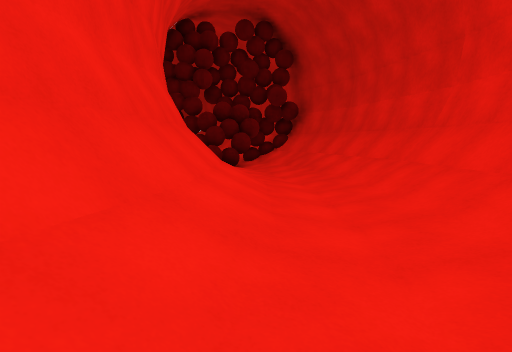
view 1 (above)

12 first-person views from a walk through a scene from a Unity 3-D project. The camera is 1.4 m above the floor, tilts 6° down and sees 75° across. The floor is counted in squares, 2 m on a side. Each view is taken from the middle of a square. On the plan, view 1 faces up. The plan holds only what a view shows up to about 10 squares ahead; the rest is blank. The place goes on beyond the plan. Surface patterns are stand-ins for the level's own textures.

view 2
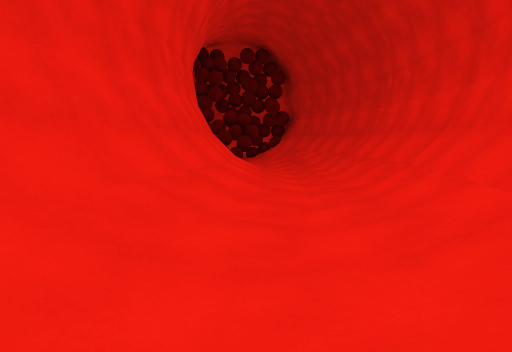

view 3
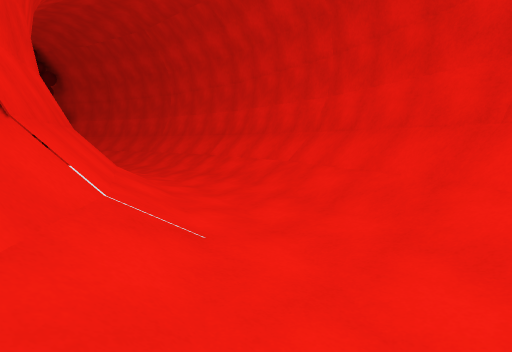

view 4
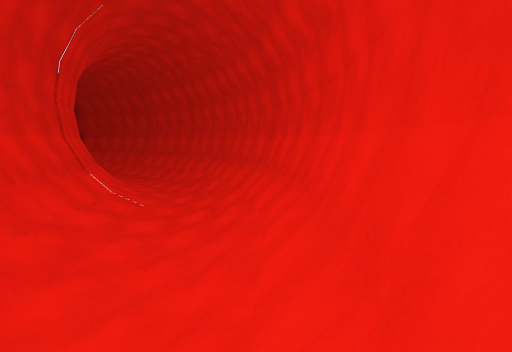

view 5
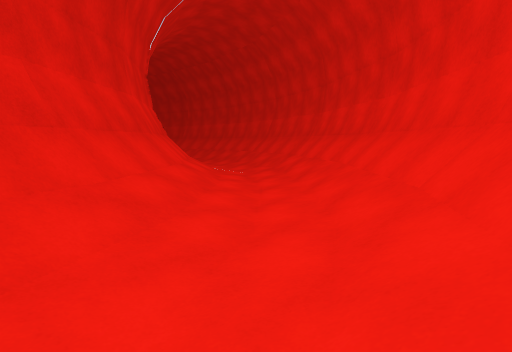

view 6
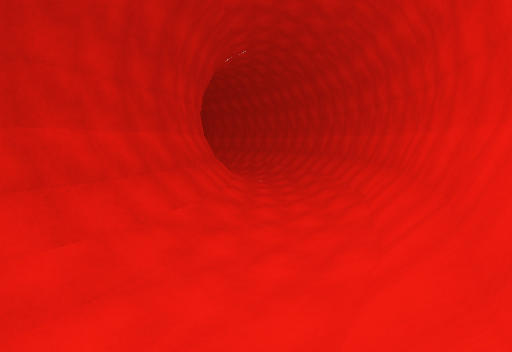

view 7
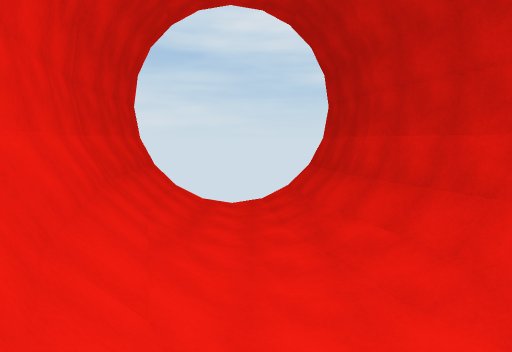

view 8
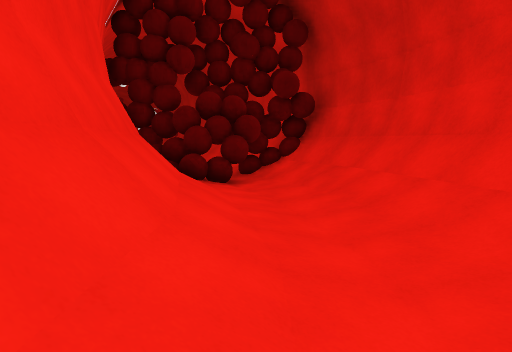

view 9
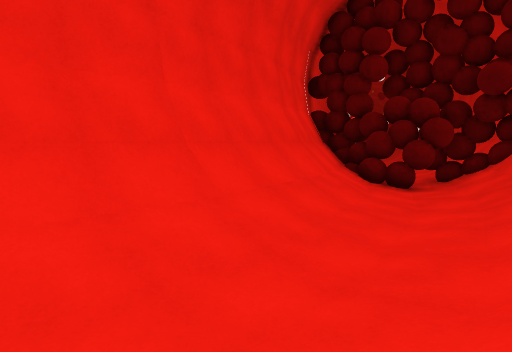

view 10
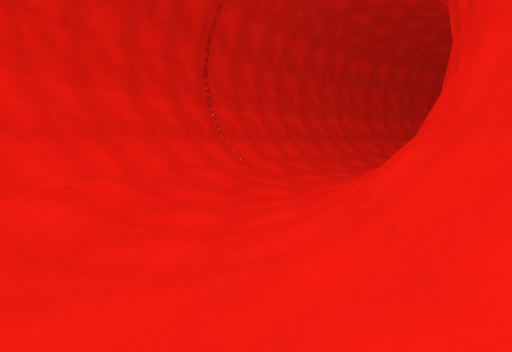

view 11
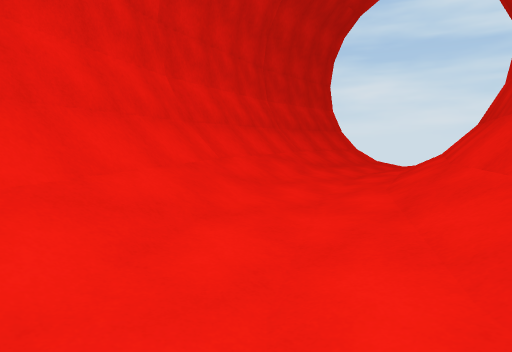

view 12
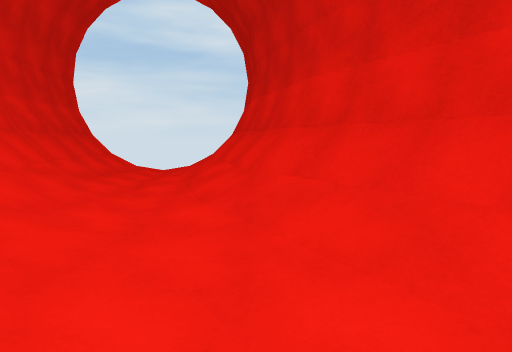

### Floor plan
Key: @ floor where view 1 was taken; # wall or solid block; . main floor; - floor 0.25 m lower than the main floor; / step, stairs or slope.
Columns run from 13 left of view 1 to 3 right of it. Each row starts with its distance up from view 1.
 11            #####
 10           ###./#
  9           #//./##
  8           ##/.//#
  7            #/../#
  6            #//./#
  5            ##/./#
  4             #/./#
  3            ##/./#
  2            #//./#
  1            #/../#
  0            #/@./#
 -1           ##/.//#
 -2           #//./##
 -3          ##/.//#
 -4         ##/../##
 -5        ##//.//#
 -6      ###//.//##
 -7    ###///-//##
 -8 ####///..//##
 -9 /////...//##
-10 ......///##
-11 ...////###
-12 ////####
-13 #####

Where each view was taken, in squares from view 1:
view 1: 0 up, 0 right, facing up
view 2: 3 down, 0 right, facing up
view 3: 5 down, 3 left, facing up-right
view 4: 10 down, 5 left, facing up-right
view 5: 10 down, 7 left, facing up-right
view 6: 12 down, 10 left, facing up-right
view 7: 10 down, 5 left, facing left
view 8: 3 up, 0 right, facing up
view 9: 3 up, 2 right, facing up-left
view 10: 3 up, 0 right, facing down
view 11: 7 down, 4 left, facing down-left
view 12: 8 down, 4 left, facing left
